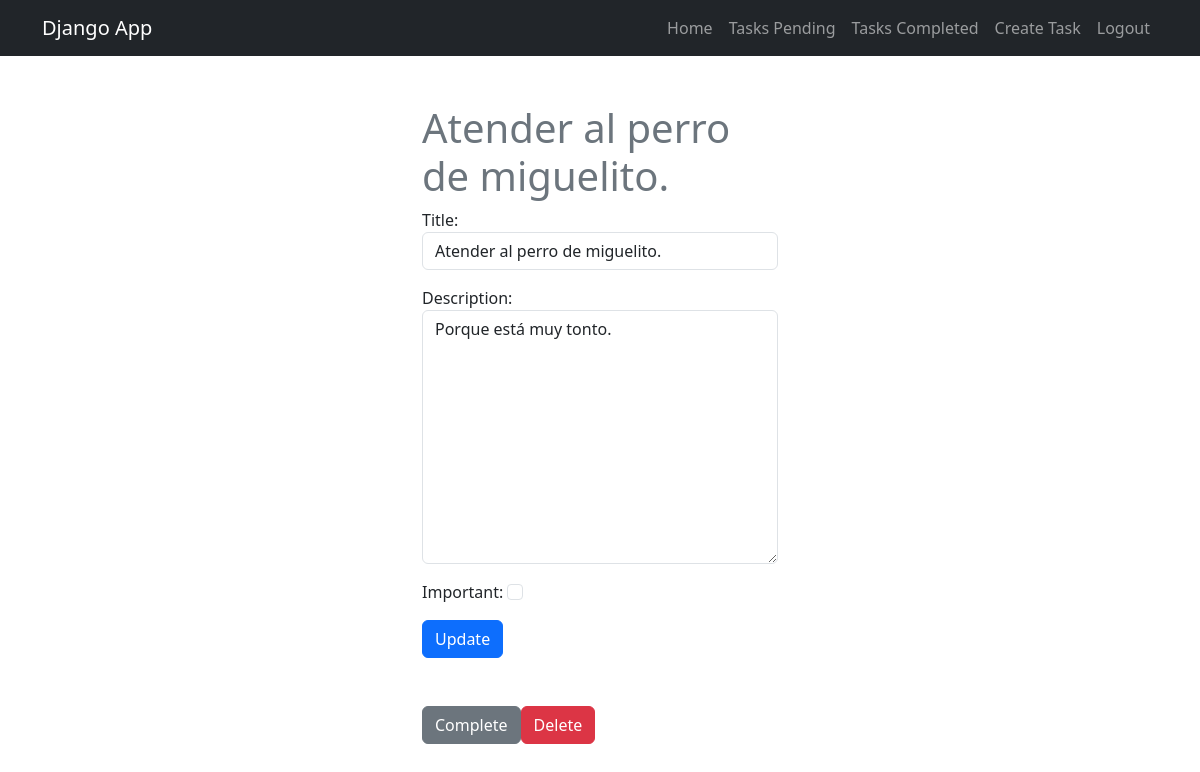
/tasks/12 (signed in), run on the app's committed database.
### tasks/models.py (models this page shows, shortened)
class Task(models.Model):
    title = models.CharField(max_length=200)
    description = models.TextField(blank=True)
    created = models.DateTimeField(auto_now_add=True)
    datecompleted = models.DateTimeField(null=True, blank=True) #blanck=True indica que es opcional solo el admin y no en la base de datos
    important = models.BooleanField(default=False)
    user = models.ForeignKey(User, on_delete=models.CASCADE) #elimina datos en cascada

### tasks/views.py (the view, shortened to what this page needs)
# urls.py: path('tasks/<int:task_id>', views.task_detail, name='task_detail'),
@login_required
def task_detail(request, task_id):
    if request.method == 'GET':
        task = get_object_or_404(Task, pk=task_id, user=request.user)
        form = TaskForm(instance=task)
        return render(request, 'task_detail.html',{'task':task, 'form':form})

### tasks/forms.py
class TaskForm(forms.ModelForm):
    class Meta:
        model = Task
        fields = ['title','description','important']
        widgets = {
            'title': forms.TextInput(attrs={'class':'form-control', 'placeholder':'Write a title'}),
            'description': forms.Textarea(attrs={'class':'form-control','placeholder':'Write a description'}),
            'important': forms.CheckboxInput(attrs={'class':'form-check-input'})
        }

### tasks/templates/task_detail.html (shortened to what this page needs)
{% extends "base.html" %}
{% block content  %}
<main class="container py-5">
    <div class="row">
        <div class="col-md-4 offset-md-4">
            <h1 class="text-secondary">{{task.title}}</h1>
            <form method="POST">
                {{form.as_p}}
                <button class="btn btn-primary ">Update</button>
            </form>
            <div class="mt-5 d-flex">
                <form action='{% url "complete_task" task.id %}' method="POST">
                    <button class="btn btn-secondary">Complete</button>
                </form>
                <form action='{% url "delete_task" task.id %}' method="POST">
                    <button class="btn btn-danger">Delete</button>
                </form>
            </div>
        </div>
    </div>
</main>
{% endblock  %}

### data on the page
Task: title "Atender al perro de miguelito.", description "Porque está muy tonto."
